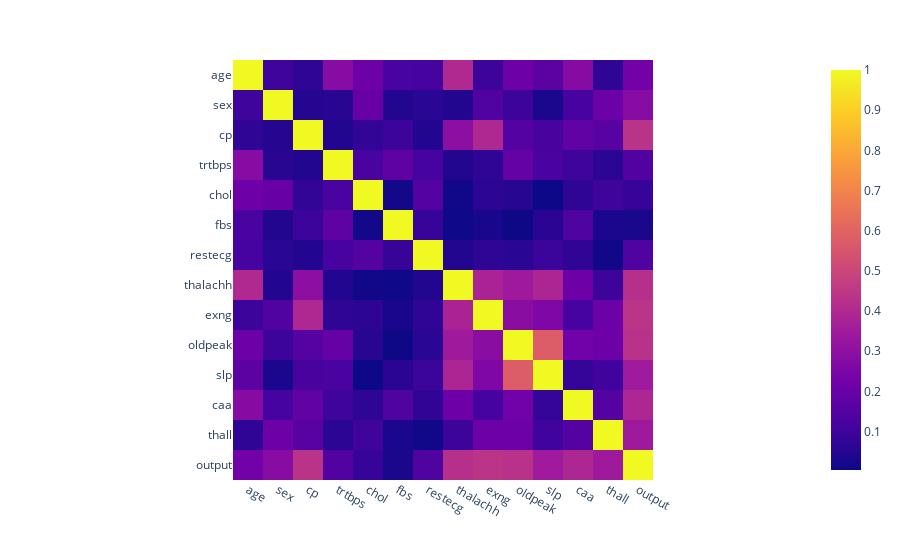

The notebook cell saved with this chart:
### Markdown cell above
### Heatmap of the correlation (We do not necessarily perform feature filtering based on correlation)

### Code cell
# FIGURE OUT HOW TO DO THIS IN PLOTLY BECAUSE PLOTLY IS BEST YESSIR!
px.imshow(abs(heart_data.corr()))

### Figure 1 — Plotly figure (JSON) as saved in the notebook; plotly's stock layout.template omitted (floating-point values rounded to 4 significant figures; data arrays with more than 128 entries replaced by an {"elided": "..."} marker saying what was removed)
{"data": [{"coloraxis": "coloraxis", "hovertemplate": "x: %{x}<br>y: %{y}<br>color: %{z}<extra></extra>", "name": "0", "type": "heatmap", "x": ["age", "sex", "cp", "trtbps", "chol", "fbs", "restecg", "thalachh", "exng", "oldpeak", "slp", "caa", "thall", "output"], "xaxis": "x", "y": ["age", "sex", "cp", "trtbps", "chol", "fbs", "restecg", "thalachh", "exng", "oldpeak", "slp", "caa", "thall", "output"], "yaxis": "y", "z": {"elided": "14x14 float values"}}], "layout": {"coloraxis": {"colorscale": [[0, "#0d0887"], [0.1111, "#46039f"], [0.2222, "#7201a8"], [0.3333, "#9c179e"], [0.4444, "#bd3786"], [0.5556, "#d8576b"], [0.6667, "#ed7953"], [0.7778, "#fb9f3a"], [0.8889, "#fdca26"], [1, "#f0f921"]]}, "margin": {"t": 60}, "xaxis": {"anchor": "y", "constrain": "domain", "domain": [0, 1], "scaleanchor": "y"}, "yaxis": {"anchor": "x", "autorange": "reversed", "constrain": "domain", "domain": [0, 1]}}}
